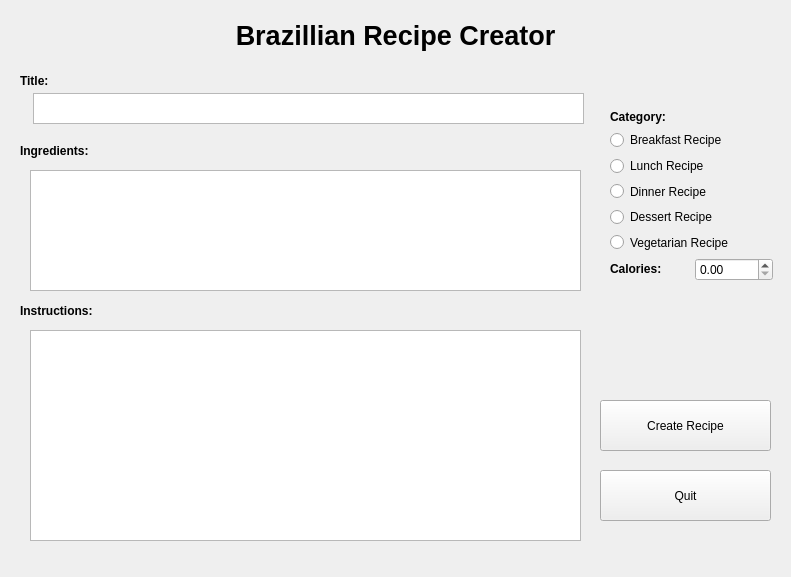
<?xml version="1.0" encoding="UTF-8"?>
<ui version="4.0">
 <class>MainWindow</class>
 <widget class="QMainWindow" name="MainWindow">
  <property name="geometry">
   <rect>
    <x>0</x>
    <y>0</y>
    <width>791</width>
    <height>577</height>
   </rect>
  </property>
  <property name="windowTitle">
   <string>MainWindow</string>
  </property>
  <widget class="QWidget" name="centralwidget">
   <widget class="QLabel" name="mainTitleLabel">
    <property name="geometry">
     <rect>
      <x>10</x>
      <y>20</y>
      <width>771</width>
      <height>31</height>
     </rect>
    </property>
    <property name="font">
     <font>
      <pointsize>20</pointsize>
      <bold>true</bold>
     </font>
    </property>
    <property name="text">
     <string>Brazillian Recipe Creator</string>
    </property>
    <property name="alignment">
     <set>Qt::AlignCenter</set>
    </property>
    <property name="textInteractionFlags">
     <set>Qt::NoTextInteraction</set>
    </property>
   </widget>
   <widget class="QPushButton" name="quitButton">
    <property name="geometry">
     <rect>
      <x>600</x>
      <y>470</y>
      <width>171</width>
      <height>51</height>
     </rect>
    </property>
    <property name="text">
     <string>Quit</string>
    </property>
   </widget>
   <widget class="QLabel" name="titleLabel">
    <property name="geometry">
     <rect>
      <x>20</x>
      <y>70</y>
      <width>111</width>
      <height>21</height>
     </rect>
    </property>
    <property name="font">
     <font>
      <bold>true</bold>
     </font>
    </property>
    <property name="text">
     <string>Title:</string>
    </property>
   </widget>
   <widget class="QWidget" name="verticalLayoutWidget_3">
    <property name="geometry">
     <rect>
      <x>610</x>
      <y>110</y>
      <width>163</width>
      <height>171</height>
     </rect>
    </property>
    <layout class="QVBoxLayout" name="verticalLayout">
     <item>
      <widget class="QLabel" name="categoryLabel">
       <property name="sizePolicy">
        <sizepolicy hsizetype="Preferred" vsizetype="Maximum">
         <horstretch>0</horstretch>
         <verstretch>0</verstretch>
        </sizepolicy>
       </property>
       <property name="font">
        <font>
         <bold>true</bold>
        </font>
       </property>
       <property name="text">
        <string>Category:</string>
       </property>
      </widget>
     </item>
     <item>
      <layout class="QVBoxLayout" name="categoryVLayout">
       <item>
        <widget class="QRadioButton" name="breakfastRB">
         <property name="text">
          <string>Breakfast Recipe</string>
         </property>
        </widget>
       </item>
       <item>
        <widget class="QRadioButton" name="lunchRB">
         <property name="text">
          <string>Lunch Recipe</string>
         </property>
        </widget>
       </item>
       <item>
        <widget class="QRadioButton" name="dinnerRB">
         <property name="text">
          <string>Dinner Recipe</string>
         </property>
        </widget>
       </item>
       <item>
        <widget class="QRadioButton" name="dessertRB">
         <property name="text">
          <string>Dessert Recipe</string>
         </property>
        </widget>
       </item>
       <item>
        <widget class="QRadioButton" name="vegetarianRB">
         <property name="text">
          <string>Vegetarian Recipe</string>
         </property>
        </widget>
       </item>
      </layout>
     </item>
     <item>
      <layout class="QHBoxLayout" name="caloriesHLayout">
       <property name="sizeConstraint">
        <enum>QLayout::SetDefaultConstraint</enum>
       </property>
       <item>
        <widget class="QLabel" name="caloriesLabel">
         <property name="sizePolicy">
          <sizepolicy hsizetype="Preferred" vsizetype="Maximum">
           <horstretch>0</horstretch>
           <verstretch>0</verstretch>
          </sizepolicy>
         </property>
         <property name="font">
          <font>
           <bold>true</bold>
          </font>
         </property>
         <property name="text">
          <string>Calories:</string>
         </property>
        </widget>
       </item>
       <item>
        <widget class="QDoubleSpinBox" name="caloriesDoubleSpinBox">
         <property name="readOnly">
          <bool>false</bool>
         </property>
         <property name="maximum">
          <double>10000.000000000000000</double>
         </property>
        </widget>
       </item>
      </layout>
     </item>
    </layout>
   </widget>
   <widget class="QLabel" name="ingredientsLabel">
    <property name="geometry">
     <rect>
      <x>20</x>
      <y>140</y>
      <width>111</width>
      <height>21</height>
     </rect>
    </property>
    <property name="font">
     <font>
      <bold>true</bold>
     </font>
    </property>
    <property name="text">
     <string>Ingredients:</string>
    </property>
   </widget>
   <widget class="QLabel" name="instructionsLabel">
    <property name="geometry">
     <rect>
      <x>20</x>
      <y>300</y>
      <width>111</width>
      <height>21</height>
     </rect>
    </property>
    <property name="font">
     <font>
      <bold>true</bold>
     </font>
    </property>
    <property name="text">
     <string>Instructions:</string>
    </property>
   </widget>
   <widget class="QPushButton" name="addButton">
    <property name="geometry">
     <rect>
      <x>600</x>
      <y>400</y>
      <width>171</width>
      <height>51</height>
     </rect>
    </property>
    <property name="text">
     <string>Create Recipe</string>
    </property>
   </widget>
   <widget class="QTextEdit" name="instructionsTextEdit">
    <property name="geometry">
     <rect>
      <x>30</x>
      <y>330</y>
      <width>551</width>
      <height>211</height>
     </rect>
    </property>
    <property name="acceptRichText">
     <bool>false</bool>
    </property>
   </widget>
   <widget class="QTextEdit" name="ingredientsTextEdit">
    <property name="geometry">
     <rect>
      <x>30</x>
      <y>170</y>
      <width>551</width>
      <height>121</height>
     </rect>
    </property>
    <property name="acceptRichText">
     <bool>false</bool>
    </property>
   </widget>
   <widget class="QTextEdit" name="textEdit">
    <property name="geometry">
     <rect>
      <x>33</x>
      <y>93</y>
      <width>551</width>
      <height>31</height>
     </rect>
    </property>
    <property name="acceptRichText">
     <bool>false</bool>
    </property>
   </widget>
  </widget>
  <widget class="QMenuBar" name="menubar">
   <property name="geometry">
    <rect>
     <x>0</x>
     <y>0</y>
     <width>791</width>
     <height>24</height>
    </rect>
   </property>
  </widget>
 </widget>
 <resources/>
 <connections/>
</ui>
